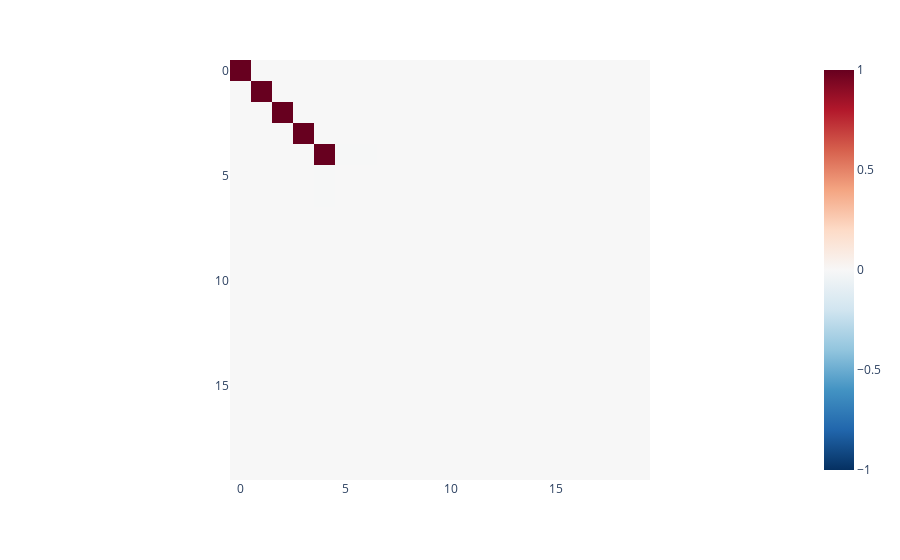
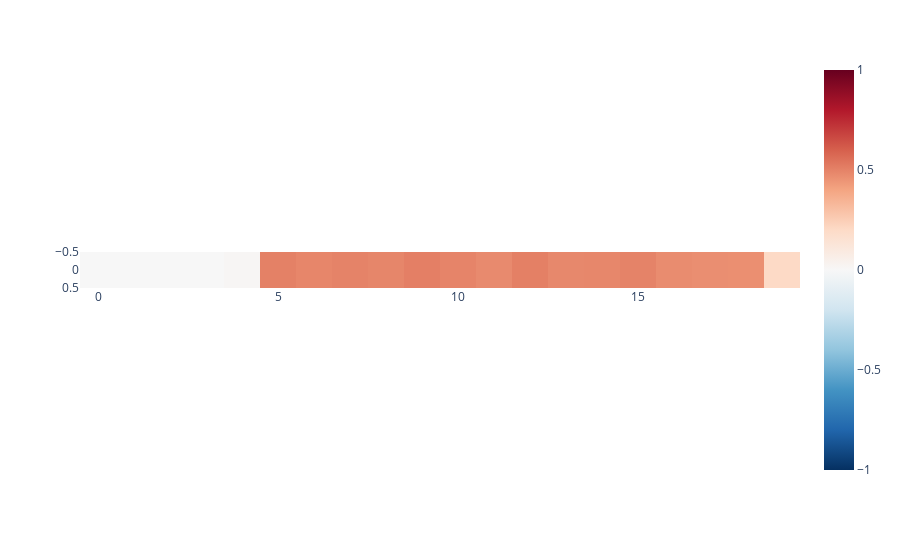

The code cell stored with these charts, in order, in its notebook:
### Code cell
w1 = model.layer1.weight
w2 = model.layer2.weight
b1 = model.layer1.bias
b2 = model.layer2.bias
visualise_tensor(torch.transpose(w1,0,1)@w1)
visualise_tensor(b2.data.reshape(1,-1))

### Figure 1 — Plotly figure (JSON) as saved in the notebook; plotly's stock layout.template omitted (floating-point values rounded to 4 significant figures; data arrays with more than 128 entries replaced by an {"elided": "..."} marker saying what was removed)
{"data": [{"coloraxis": "coloraxis", "hovertemplate": "x: %{x}<br>y: %{y}<br>color: %{z}<extra></extra>", "name": "0", "type": "heatmap", "xaxis": "x", "yaxis": "y", "z": {"elided": "20x20 float values"}}], "layout": {"coloraxis": {"cmax": 1, "cmin": -1, "colorscale": [[0, "rgb(5,48,97)"], [0.1, "rgb(33,102,172)"], [0.2, "rgb(67,147,195)"], [0.3, "rgb(146,197,222)"], [0.4, "rgb(209,229,240)"], [0.5, "rgb(247,247,247)"], [0.6, "rgb(253,219,199)"], [0.7, "rgb(244,165,130)"], [0.8, "rgb(214,96,77)"], [0.9, "rgb(178,24,43)"], [1, "rgb(103,0,31)"]]}, "margin": {"t": 60}, "xaxis": {"anchor": "y", "constrain": "domain", "domain": [0, 1], "scaleanchor": "y"}, "yaxis": {"anchor": "x", "autorange": "reversed", "constrain": "domain", "domain": [0, 1]}}}

### Figure 2 — Plotly figure (JSON) as saved in the notebook; plotly's stock layout.template omitted (floating-point values rounded to 4 significant figures)
{"data": [{"coloraxis": "coloraxis", "hovertemplate": "x: %{x}<br>y: %{y}<br>color: %{z}<extra></extra>", "name": "0", "type": "heatmap", "xaxis": "x", "yaxis": "y", "z": [[8.514e-05, 6.826e-05, -0.0003382, -0.002527, 0.01252, 0.5055, 0.4897, 0.4996, 0.4909, 0.5088, 0.4959, 0.4773, 0.5079, 0.4833, 0.4877, 0.4987, 0.4727, 0.4654, 0.4628, 0.203]]}], "layout": {"coloraxis": {"cmax": 1, "cmin": -1, "colorscale": [[0, "rgb(5,48,97)"], [0.1, "rgb(33,102,172)"], [0.2, "rgb(67,147,195)"], [0.3, "rgb(146,197,222)"], [0.4, "rgb(209,229,240)"], [0.5, "rgb(247,247,247)"], [0.6, "rgb(253,219,199)"], [0.7, "rgb(244,165,130)"], [0.8, "rgb(214,96,77)"], [0.9, "rgb(178,24,43)"], [1, "rgb(103,0,31)"]]}, "margin": {"t": 60}, "xaxis": {"anchor": "y", "constrain": "domain", "domain": [0, 1], "scaleanchor": "y"}, "yaxis": {"anchor": "x", "autorange": "reversed", "constrain": "domain", "domain": [0, 1]}}}
